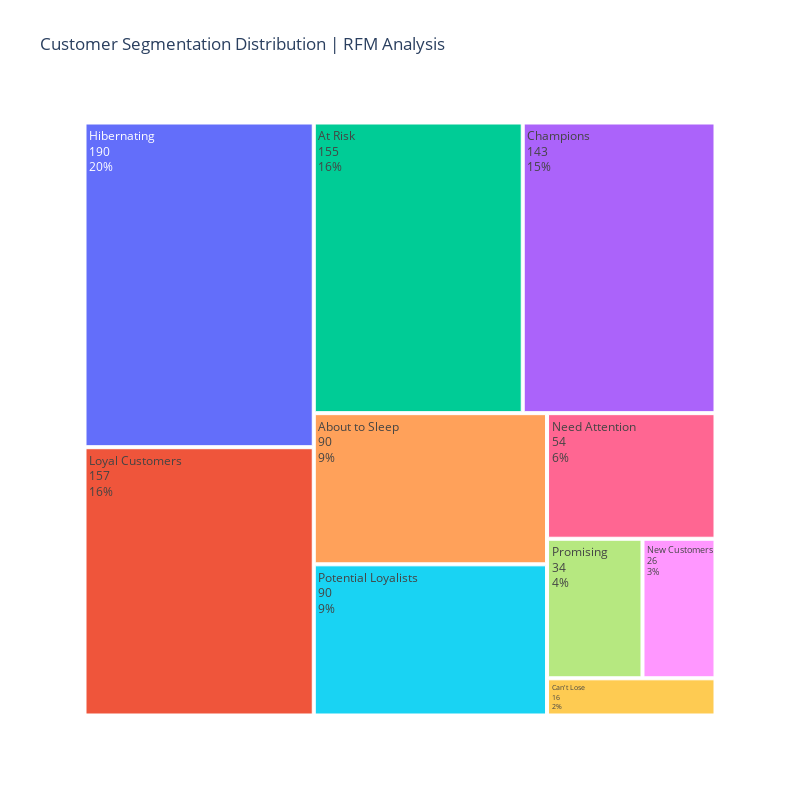

The notebook cell this image was saved under:
### Code cell
# Visualization 1: Interactive Treemap
fig = px.treemap(rfm.groupby('Segment', observed=False).size().reset_index(name='Count'),
                 path=['Segment'], values='Count',
                 title='Customer Segmentation Distribution | RFM Analysis',
                 width=800,
                 height=800)
fig.update_traces(textinfo="label+value+percent parent")
fig.show()

### Figure 1 — Plotly figure (JSON) as saved in the notebook; plotly's stock layout.template omitted (floating-point values rounded to 4 significant figures)
{"data": [{"branchvalues": "total", "domain": {"x": [0, 1], "y": [0, 1]}, "hovertemplate": "labels=%{label}<br>Count=%{value}<br>parent=%{parent}<br>id=%{id}<extra></extra>", "ids": ["About to Sleep", "At Risk", "Can't Lose", "Champions", "Hibernating", "Loyal Customers", "Need Attention", "New Customers", "Potential Loyalists", "Promising"], "labels": ["About to Sleep", "At Risk", "Can't Lose", "Champions", "Hibernating", "Loyal Customers", "Need Attention", "New Customers", "Potential Loyalists", "Promising"], "name": "", "parents": ["", "", "", "", "", "", "", "", "", ""], "textinfo": "label+value+percent parent", "type": "treemap", "values": [90.0, 155.0, 16.0, 143.0, 190.0, 157.0, 54.0, 26.0, 90.0, 34.0]}], "layout": {"height": 800, "legend": {"tracegroupgap": 0}, "title": {"text": "Customer Segmentation Distribution | RFM Analysis"}, "width": 800}}
